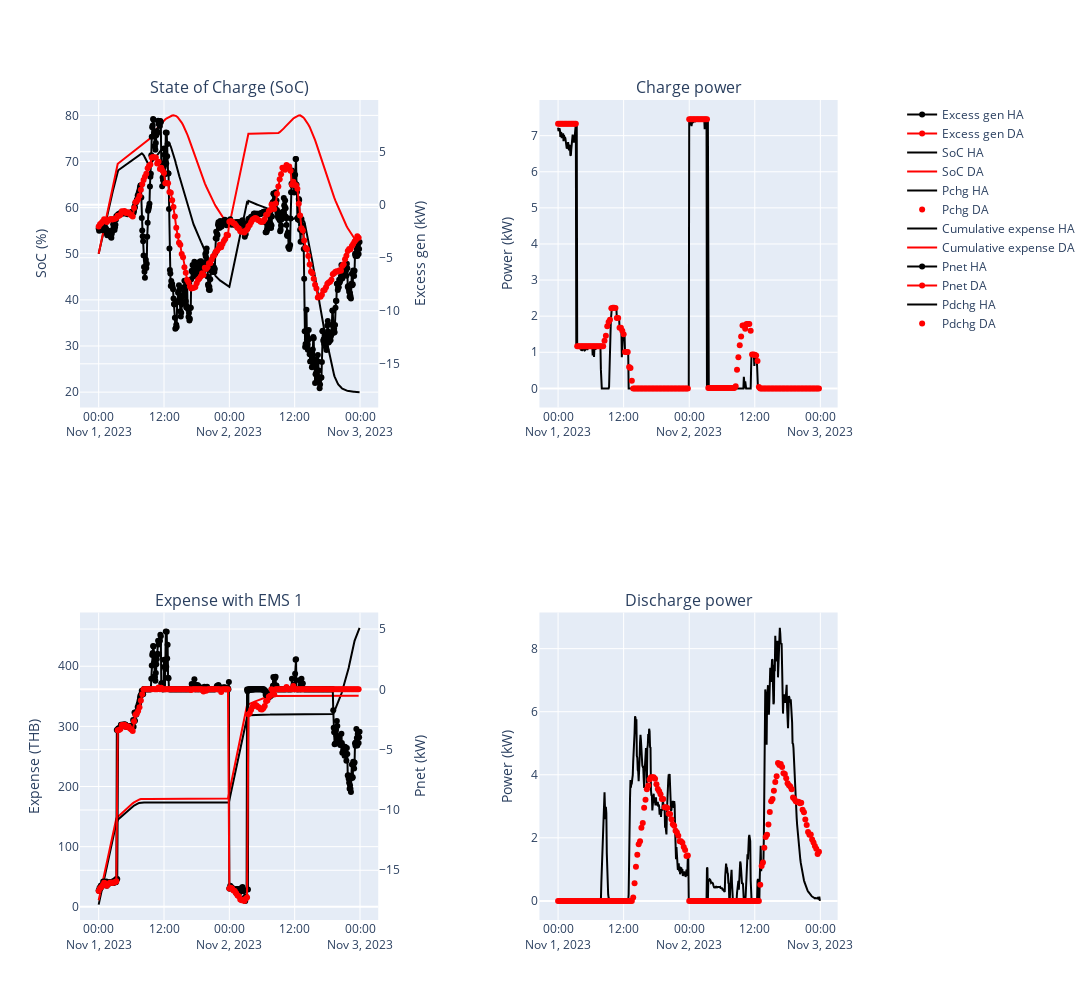

Notebook code cell kept with this figure:
### Code cell
from plotly.subplots import make_subplots
import plotly.graph_objects as go

fig = make_subplots(rows=2, cols=2,subplot_titles=('State of Charge (SoC)','Charge power','Expense with EMS 1','Discharge power'),specs=[[{"secondary_y": True}, {"secondary_y": True}],
                           [{"secondary_y": True}, {"secondary_y": True}]])
excess_gen_DA = dayAhead_sol_list['PARAM_PV'] - dayAhead_sol_list['PARAM_PL']
excess_gen_HA = IntraDay_sol_list['PARAM_PV'] - IntraDay_sol_list['PARAM_PL']
cum_expense_DA = dayAhead_sol_list['u1'].cumsum()
cum_expense_HA = IntraDay_sol_list['u1'].cumsum()
# plot(1,1)
fig.add_trace(
    go.Scatter(x=IntraDay_sol_list['datetime'], y=excess_gen_HA, name = 'Excess gen HA',mode='lines+markers',line={'color':'#000000'}),
    row=1, col=1,secondary_y=True
)
fig.add_trace(
    go.Scatter(x=dayAhead_sol_list['datetime'], y=excess_gen_DA,name = 'Excess gen DA',mode='lines+markers',line={'color':'#FF0000'}),
    row=1, col=1,secondary_y=True
)
fig.add_trace(
    go.Scatter(x=IntraDay_sol_list['datetime'], y=IntraDay_sol_list['soc_0'], name = 'SoC HA',line={'color':'#000000'}),
    row=1, col=1
)
fig.add_trace(
    go.Scatter(x=dayAhead_sol_list['datetime'], y=dayAhead_sol_list['soc_0'],name = 'SoC DA',line={'color':'#FF0000'}),
    row=1, col=1
)

# plot (1,2)
fig.add_trace(
    go.Scatter(x=IntraDay_sol_list['datetime'], y=IntraDay_sol_list['Pchg_0'], name = 'Pchg HA',line={'color':'#000000'}),
    row=1, col=2
)
fig.add_trace(
    go.Scatter(x=dayAhead_sol_list['datetime'], y=dayAhead_sol_list['Pchg_0'],name = 'Pchg DA',mode='markers',line={'color':'#FF0000'}),
    row=1, col=2
)
# plot (2,1)
fig.add_trace(
    go.Scatter(x=IntraDay_sol_list['datetime'], y=cum_expense_HA, name = 'Cumulative expense HA',line={'color':'#000000'}),
    row=2, col=1
)
fig.add_trace(
    go.Scatter(x=dayAhead_sol_list['datetime'], y=cum_expense_DA,name = 'Cumulative expense DA',line={'color':'#FF0000'}),
    row=2, col=1
)
fig.add_trace(
    go.Scatter(x=IntraDay_sol_list['datetime'], y=IntraDay_sol_list['Pnet'], name = 'Pnet HA',mode='lines+markers',line={'color':'#000000'}),
    row=2, col=1, secondary_y=True
)
fig.add_trace(
    go.Scatter(x=dayAhead_sol_list['datetime'], y=dayAhead_sol_list['Pnet'],name = 'Pnet DA',mode='lines+markers',line={'color':'#FF0000'}),
    row=2, col=1, secondary_y=True
)

# plot (2,2)
fig.add_trace(
    go.Scatter(x=IntraDay_sol_list['datetime'], y=IntraDay_sol_list['Pdchg_0'], name = 'Pdchg HA',line={'color':'#000000'}),
    row=2, col=2
)
fig.add_trace(
    go.Scatter(x=dayAhead_sol_list['datetime'], y=dayAhead_sol_list['Pdchg_0'],name = 'Pdchg DA',mode='markers',line={'color':'#FF0000'}),
    row=2, col=2
)

fig.update_yaxes(title_text='SoC (%)',row=1,col=1)
fig.update_yaxes(title_text='Excess gen (kW)',row=1,col=1,secondary_y=True)
fig.update_yaxes(title_text='Expense (THB)',row=2,col=1)
fig.update_yaxes(title_text='Pnet (kW)',row=2,col=1,secondary_y=True)
fig.update_yaxes(title_text='Power (kW)',row=1,col=2)
fig.update_yaxes(title_text='Power (kW)',row=2,col=2)
fig.update_layout(height=1000, width=1500, title_text="")
fig.show()

### Figure 1 — Plotly figure (JSON) as saved in the notebook; plotly's stock layout.template omitted (floating-point values rounded to 4 significant figures; data arrays with more than 128 entries replaced by an {"elided": "..."} marker saying what was removed)
{"data": [{"line": {"color": "#000000"}, "mode": "lines+markers", "name": "Excess gen HA", "type": "scatter", "x": {"elided": "576 str values"}, "xaxis": "x", "y": {"elided": "576 float values"}, "yaxis": "y2"}, {"line": {"color": "#FF0000"}, "mode": "lines+markers", "name": "Excess gen DA", "type": "scatter", "x": {"elided": "192 str values"}, "xaxis": "x", "y": {"elided": "192 float values"}, "yaxis": "y2"}, {"line": {"color": "#000000"}, "name": "SoC HA", "type": "scatter", "x": {"elided": "576 str values"}, "xaxis": "x", "y": {"elided": "576 float values"}, "yaxis": "y"}, {"line": {"color": "#FF0000"}, "name": "SoC DA", "type": "scatter", "x": {"elided": "192 str values"}, "xaxis": "x", "y": {"elided": "192 float values"}, "yaxis": "y"}, {"line": {"color": "#000000"}, "name": "Pchg HA", "type": "scatter", "x": {"elided": "576 str values"}, "xaxis": "x2", "y": {"elided": "576 float values"}, "yaxis": "y3"}, {"line": {"color": "#FF0000"}, "mode": "markers", "name": "Pchg DA", "type": "scatter", "x": {"elided": "192 str values"}, "xaxis": "x2", "y": {"elided": "192 float values"}, "yaxis": "y3"}, {"line": {"color": "#000000"}, "name": "Cumulative expense HA", "type": "scatter", "x": {"elided": "576 str values"}, "xaxis": "x3", "y": {"elided": "576 float values"}, "yaxis": "y5"}, {"line": {"color": "#FF0000"}, "name": "Cumulative expense DA", "type": "scatter", "x": {"elided": "192 str values"}, "xaxis": "x3", "y": {"elided": "192 float values"}, "yaxis": "y5"}, {"line": {"color": "#000000"}, "mode": "lines+markers", "name": "Pnet HA", "type": "scatter", "x": {"elided": "576 str values"}, "xaxis": "x3", "y": {"elided": "576 float values"}, "yaxis": "y6"}, {"line": {"color": "#FF0000"}, "mode": "lines+markers", "name": "Pnet DA", "type": "scatter", "x": {"elided": "192 str values"}, "xaxis": "x3", "y": {"elided": "192 float values"}, "yaxis": "y6"}, {"line": {"color": "#000000"}, "name": "Pdchg HA", "type": "scatter", "x": {"elided": "576 str values"}, "xaxis": "x4", "y": {"elided": "576 float values"}, "yaxis": "y7"}, {"line": {"color": "#FF0000"}, "mode": "markers", "name": "Pdchg DA", "type": "scatter", "x": {"elided": "192 str values"}, "xaxis": "x4", "y": {"elided": "192 float values"}, "yaxis": "y7"}], "layout": {"annotations": [{"font": {"size": 16}, "showarrow": false, "text": "State of Charge (SoC)", "x": 0.185, "xanchor": "center", "xref": "paper", "y": 1, "yanchor": "bottom", "yref": "paper"}, {"font": {"size": 16}, "showarrow": false, "text": "Charge power", "x": 0.755, "xanchor": "center", "xref": "paper", "y": 1, "yanchor": "bottom", "yref": "paper"}, {"font": {"size": 16}, "showarrow": false, "text": "Expense with EMS 1", "x": 0.185, "xanchor": "center", "xref": "paper", "y": 0.375, "yanchor": "bottom", "yref": "paper"}, {"font": {"size": 16}, "showarrow": false, "text": "Discharge power", "x": 0.755, "xanchor": "center", "xref": "paper", "y": 0.375, "yanchor": "bottom", "yref": "paper"}], "height": 1000, "title": {"text": ""}, "width": 1500, "xaxis": {"anchor": "y", "domain": [0, 0.37]}, "xaxis2": {"anchor": "y3", "domain": [0.57, 0.94]}, "xaxis3": {"anchor": "y5", "domain": [0, 0.37]}, "xaxis4": {"anchor": "y7", "domain": [0.57, 0.94]}, "yaxis": {"anchor": "x", "domain": [0.625, 1], "title": {"text": "SoC (%)"}}, "yaxis2": {"anchor": "x", "overlaying": "y", "side": "right", "title": {"text": "Excess gen (kW)"}}, "yaxis3": {"anchor": "x2", "domain": [0.625, 1], "title": {"text": "Power (kW)"}}, "yaxis4": {"anchor": "x2", "overlaying": "y3", "side": "right", "title": {"text": "Power (kW)"}}, "yaxis5": {"anchor": "x3", "domain": [0, 0.375], "title": {"text": "Expense (THB)"}}, "yaxis6": {"anchor": "x3", "overlaying": "y5", "side": "right", "title": {"text": "Pnet (kW)"}}, "yaxis7": {"anchor": "x4", "domain": [0, 0.375], "title": {"text": "Power (kW)"}}, "yaxis8": {"anchor": "x4", "overlaying": "y7", "side": "right", "title": {"text": "Power (kW)"}}}}
